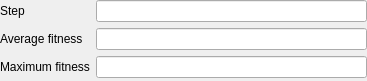
<ui version="4.0" >
 <class>DisplayStatusWidgetUI</class>
 <widget class="QWidget" name="DisplayStatusWidgetUI" >
  <property name="geometry" >
   <rect>
    <x>0</x>
    <y>0</y>
    <width>367</width>
    <height>81</height>
   </rect>
  </property>
  <property name="windowTitle" >
   <string>Form</string>
  </property>
  <layout class="QGridLayout" >
   <property name="margin" >
    <number>0</number>
   </property>
   <property name="spacing" >
    <number>6</number>
   </property>
   <item row="2" column="1" >
    <widget class="QLineEdit" name="_max_fitness" >
     <property name="readOnly" >
      <bool>true</bool>
     </property>
    </widget>
   </item>
   <item row="2" column="0" >
    <widget class="QLabel" name="_max_fitness_label" >
     <property name="text" >
      <string>Maximum fitness</string>
     </property>
    </widget>
   </item>
   <item row="1" column="1" >
    <widget class="QLineEdit" name="_average_fitness" >
     <property name="readOnly" >
      <bool>true</bool>
     </property>
    </widget>
   </item>
   <item row="1" column="0" >
    <widget class="QLabel" name="_average_fitness_label" >
     <property name="text" >
      <string>Average fitness</string>
     </property>
    </widget>
   </item>
   <item row="0" column="0" >
    <widget class="QLabel" name="_step_label" >
     <property name="text" >
      <string>Step</string>
     </property>
    </widget>
   </item>
   <item row="0" column="1" >
    <widget class="QLineEdit" name="_step" >
     <property name="readOnly" >
      <bool>true</bool>
     </property>
    </widget>
   </item>
  </layout>
 </widget>
 <resources/>
 <connections/>
</ui>
